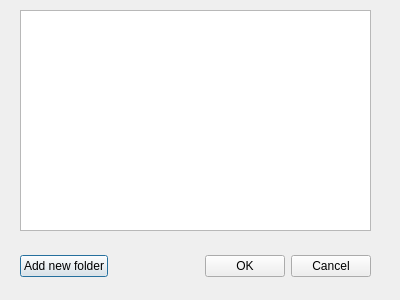
<?xml version="1.0" encoding="UTF-8"?>
<ui version="4.0">
 <class>FolderDialog</class>
 <widget class="QDialog" name="FolderDialog">
  <property name="geometry">
   <rect>
    <x>0</x>
    <y>0</y>
    <width>400</width>
    <height>300</height>
   </rect>
  </property>
  <property name="windowTitle">
   <string>Dialog</string>
  </property>
  <widget class="QWidget" name="layoutWidget">
   <property name="geometry">
    <rect>
     <x>20</x>
     <y>250</y>
     <width>351</width>
     <height>33</height>
    </rect>
   </property>
   <layout class="QHBoxLayout">
    <property name="spacing">
     <number>6</number>
    </property>
    <property name="leftMargin">
     <number>0</number>
    </property>
    <property name="topMargin">
     <number>0</number>
    </property>
    <property name="rightMargin">
     <number>0</number>
    </property>
    <property name="bottomMargin">
     <number>0</number>
    </property>
    <item>
     <widget class="QPushButton" name="addFolderButton">
      <property name="text">
       <string>Add new folder</string>
      </property>
     </widget>
    </item>
    <item>
     <spacer>
      <property name="orientation">
       <enum>Qt::Horizontal</enum>
      </property>
      <property name="sizeHint" stdset="0">
       <size>
        <width>131</width>
        <height>31</height>
       </size>
      </property>
     </spacer>
    </item>
    <item>
     <widget class="QPushButton" name="okButton">
      <property name="text">
       <string>OK</string>
      </property>
     </widget>
    </item>
    <item>
     <widget class="QPushButton" name="cancelButton">
      <property name="text">
       <string>Cancel</string>
      </property>
     </widget>
    </item>
   </layout>
  </widget>
  <widget class="QListWidget" name="folderList">
   <property name="geometry">
    <rect>
     <x>20</x>
     <y>10</y>
     <width>351</width>
     <height>221</height>
    </rect>
   </property>
  </widget>
 </widget>
 <resources/>
 <connections>
  <connection>
   <sender>okButton</sender>
   <signal>clicked()</signal>
   <receiver>FolderDialog</receiver>
   <slot>accept()</slot>
   <hints>
    <hint type="sourcelabel">
     <x>278</x>
     <y>253</y>
    </hint>
    <hint type="destinationlabel">
     <x>96</x>
     <y>254</y>
    </hint>
   </hints>
  </connection>
  <connection>
   <sender>cancelButton</sender>
   <signal>clicked()</signal>
   <receiver>FolderDialog</receiver>
   <slot>reject()</slot>
   <hints>
    <hint type="sourcelabel">
     <x>369</x>
     <y>253</y>
    </hint>
    <hint type="destinationlabel">
     <x>179</x>
     <y>282</y>
    </hint>
   </hints>
  </connection>
 </connections>
</ui>
